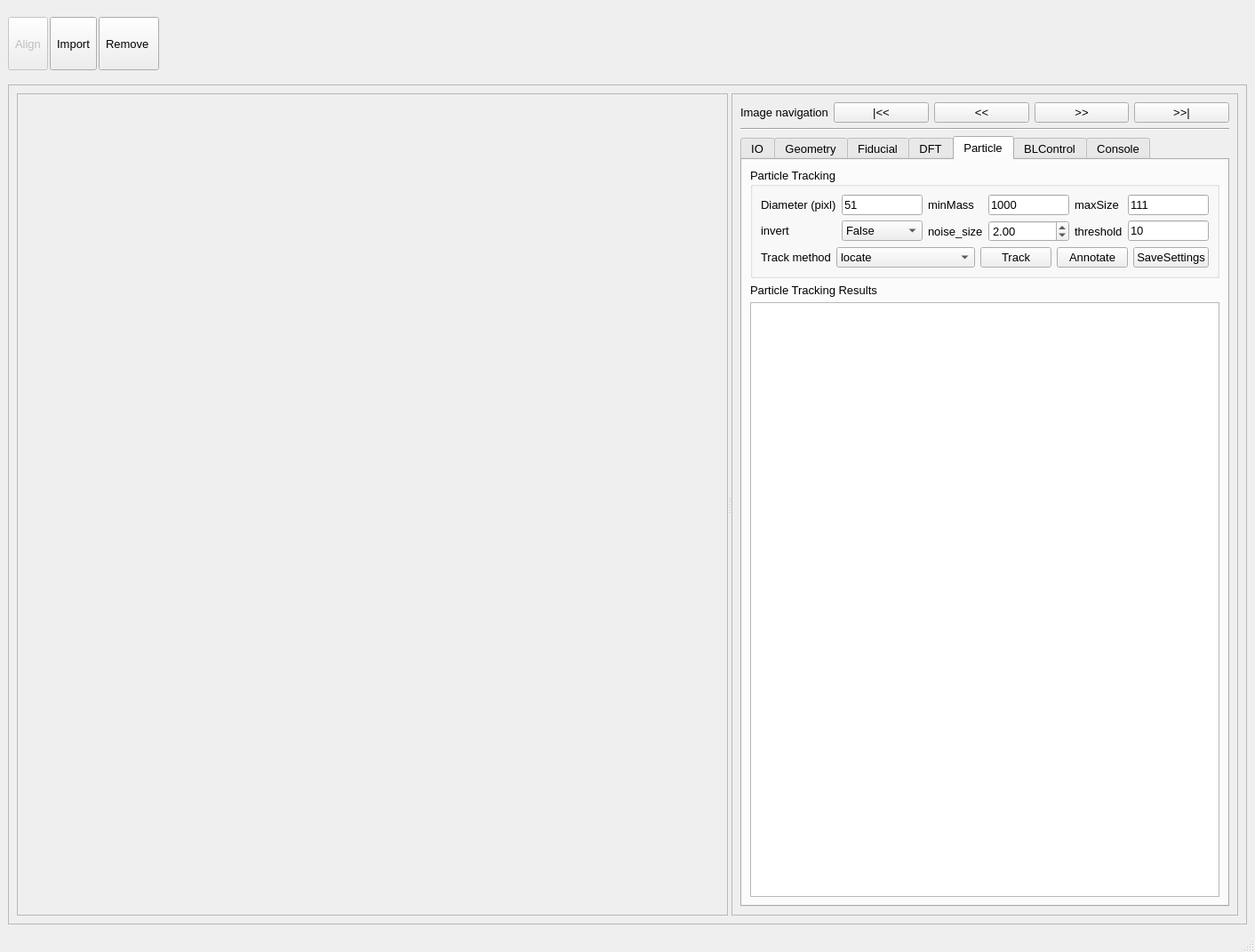
<?xml version="1.0" encoding="UTF-8"?>
<ui version="4.0">
 <class>MainWindow</class>
 <widget class="QMainWindow" name="MainWindow">
  <property name="geometry">
   <rect>
    <x>0</x>
    <y>0</y>
    <width>1412</width>
    <height>1071</height>
   </rect>
  </property>
  <property name="font">
   <font>
    <pointsize>10</pointsize>
   </font>
  </property>
  <property name="windowTitle">
   <string>MainWindow</string>
  </property>
  <widget class="QWidget" name="centralwidget">
   <layout class="QVBoxLayout" name="verticalLayout_2">
    <item>
     <widget class="QFrame" name="gb_list">
      <property name="sizePolicy">
       <sizepolicy hsizetype="Preferred" vsizetype="Fixed">
        <horstretch>0</horstretch>
        <verstretch>0</verstretch>
       </sizepolicy>
      </property>
      <property name="minimumSize">
       <size>
        <width>0</width>
        <height>0</height>
       </size>
      </property>
      <property name="maximumSize">
       <size>
        <width>16777215</width>
        <height>80</height>
       </size>
      </property>
      <layout class="QGridLayout" name="gridLayout_2">
       <property name="leftMargin">
        <number>0</number>
       </property>
       <property name="topMargin">
        <number>0</number>
       </property>
       <property name="rightMargin">
        <number>0</number>
       </property>
       <property name="bottomMargin">
        <number>0</number>
       </property>
       <property name="spacing">
        <number>2</number>
       </property>
       <item row="0" column="5">
        <spacer name="horizontalSpacer">
         <property name="orientation">
          <enum>Qt::Horizontal</enum>
         </property>
         <property name="sizeHint" stdset="0">
          <size>
           <width>40</width>
           <height>20</height>
          </size>
         </property>
        </spacer>
       </item>
       <item row="0" column="4">
        <widget class="QToolButton" name="bt_removeMenu">
         <property name="sizePolicy">
          <sizepolicy hsizetype="Preferred" vsizetype="Preferred">
           <horstretch>0</horstretch>
           <verstretch>0</verstretch>
          </sizepolicy>
         </property>
         <property name="minimumSize">
          <size>
           <width>0</width>
           <height>0</height>
          </size>
         </property>
         <property name="maximumSize">
          <size>
           <width>123890</width>
           <height>123890</height>
          </size>
         </property>
         <property name="text">
          <string>Remove </string>
         </property>
         <property name="icon">
          <iconset>
           <normaloff>icons/FileSystem/close_file_128x128.png</normaloff>icons/FileSystem/close_file_128x128.png</iconset>
         </property>
         <property name="iconSize">
          <size>
           <width>36</width>
           <height>36</height>
          </size>
         </property>
         <property name="popupMode">
          <enum>QToolButton::InstantPopup</enum>
         </property>
         <property name="toolButtonStyle">
          <enum>Qt::ToolButtonTextBesideIcon</enum>
         </property>
        </widget>
       </item>
       <item row="0" column="2">
        <widget class="QToolButton" name="bt_imageMenu">
         <property name="sizePolicy">
          <sizepolicy hsizetype="Preferred" vsizetype="Preferred">
           <horstretch>0</horstretch>
           <verstretch>0</verstretch>
          </sizepolicy>
         </property>
         <property name="minimumSize">
          <size>
           <width>0</width>
           <height>0</height>
          </size>
         </property>
         <property name="maximumSize">
          <size>
           <width>123890</width>
           <height>123890</height>
          </size>
         </property>
         <property name="text">
          <string>Import</string>
         </property>
         <property name="icon">
          <iconset>
           <normaloff>icons/FileSystem/new_file_128x128.png</normaloff>icons/FileSystem/new_file_128x128.png</iconset>
         </property>
         <property name="iconSize">
          <size>
           <width>36</width>
           <height>36</height>
          </size>
         </property>
         <property name="popupMode">
          <enum>QToolButton::InstantPopup</enum>
         </property>
         <property name="toolButtonStyle">
          <enum>Qt::ToolButtonTextBesideIcon</enum>
         </property>
         <property name="autoRaise">
          <bool>false</bool>
         </property>
        </widget>
       </item>
       <item row="0" column="1">
        <widget class="QToolButton" name="bt_alignMenu">
         <property name="enabled">
          <bool>false</bool>
         </property>
         <property name="sizePolicy">
          <sizepolicy hsizetype="Preferred" vsizetype="Preferred">
           <horstretch>0</horstretch>
           <verstretch>0</verstretch>
          </sizepolicy>
         </property>
         <property name="minimumSize">
          <size>
           <width>0</width>
           <height>0</height>
          </size>
         </property>
         <property name="maximumSize">
          <size>
           <width>123890</width>
           <height>60</height>
          </size>
         </property>
         <property name="text">
          <string>Align</string>
         </property>
         <property name="icon">
          <iconset>
           <normaloff>icons/Viewing/coordinates_128x128.png</normaloff>icons/Viewing/coordinates_128x128.png</iconset>
         </property>
         <property name="iconSize">
          <size>
           <width>36</width>
           <height>36</height>
          </size>
         </property>
         <property name="popupMode">
          <enum>QToolButton::InstantPopup</enum>
         </property>
         <property name="toolButtonStyle">
          <enum>Qt::ToolButtonTextBesideIcon</enum>
         </property>
        </widget>
       </item>
      </layout>
     </widget>
    </item>
    <item>
     <widget class="QFrame" name="frame">
      <property name="frameShape">
       <enum>QFrame::StyledPanel</enum>
      </property>
      <property name="frameShadow">
       <enum>QFrame::Raised</enum>
      </property>
      <layout class="QVBoxLayout" name="verticalLayout_4">
       <item>
        <widget class="QSplitter" name="splitter">
         <property name="orientation">
          <enum>Qt::Horizontal</enum>
         </property>
         <widget class="QFrame" name="frame_3">
          <property name="minimumSize">
           <size>
            <width>800</width>
            <height>0</height>
           </size>
          </property>
          <property name="frameShape">
           <enum>QFrame::StyledPanel</enum>
          </property>
          <property name="frameShadow">
           <enum>QFrame::Raised</enum>
          </property>
          <layout class="QHBoxLayout" name="horizontalLayout_2">
           <item>
            <layout class="QGridLayout" name="grid_alignment"/>
           </item>
           <item>
            <layout class="QGridLayout" name="graphics_layout">
             <property name="spacing">
              <number>2</number>
             </property>
            </layout>
           </item>
          </layout>
         </widget>
         <widget class="QFrame" name="frame_2">
          <property name="maximumSize">
           <size>
            <width>5000</width>
            <height>16777215</height>
           </size>
          </property>
          <property name="frameShape">
           <enum>QFrame::StyledPanel</enum>
          </property>
          <property name="frameShadow">
           <enum>QFrame::Raised</enum>
          </property>
          <layout class="QVBoxLayout" name="verticalLayout_3">
           <item>
            <layout class="QHBoxLayout" name="horizontalLayout_3">
             <item>
              <widget class="QLabel" name="label_2">
               <property name="sizePolicy">
                <sizepolicy hsizetype="Fixed" vsizetype="Preferred">
                 <horstretch>0</horstretch>
                 <verstretch>0</verstretch>
                </sizepolicy>
               </property>
               <property name="text">
                <string>Image navigation</string>
               </property>
              </widget>
             </item>
             <item>
              <widget class="QPushButton" name="pushButton_select_first">
               <property name="text">
                <string>|&lt;&lt;</string>
               </property>
              </widget>
             </item>
             <item>
              <widget class="QPushButton" name="pushButton_pre_img">
               <property name="text">
                <string>&lt;&lt;</string>
               </property>
              </widget>
             </item>
             <item>
              <widget class="QPushButton" name="pushButton_next_img">
               <property name="text">
                <string>&gt;&gt;</string>
               </property>
              </widget>
             </item>
             <item>
              <widget class="QPushButton" name="pushButton_select_last">
               <property name="text">
                <string>&gt;&gt;|</string>
               </property>
              </widget>
             </item>
            </layout>
           </item>
           <item>
            <widget class="Line" name="line">
             <property name="orientation">
              <enum>Qt::Horizontal</enum>
             </property>
            </widget>
           </item>
           <item>
            <widget class="QTabWidget" name="tabWidget">
             <property name="font">
              <font>
               <family>Arial</family>
               <pointsize>10</pointsize>
              </font>
             </property>
             <property name="currentIndex">
              <number>4</number>
             </property>
             <widget class="QWidget" name="tab">
              <attribute name="title">
               <string>IO</string>
              </attribute>
              <layout class="QVBoxLayout" name="verticalLayout_5">
               <item>
                <layout class="QGridLayout" name="gridLayout_renderTable">
                 <property name="spacing">
                  <number>0</number>
                 </property>
                </layout>
               </item>
              </layout>
             </widget>
             <widget class="QWidget" name="tab_5">
              <attribute name="title">
               <string>Geometry</string>
              </attribute>
              <layout class="QVBoxLayout" name="verticalLayout_6">
               <item>
                <widget class="QTabWidget" name="tabWidget_2">
                 <property name="enabled">
                  <bool>true</bool>
                 </property>
                 <property name="currentIndex">
                  <number>0</number>
                 </property>
                 <widget class="QWidget" name="tab_6">
                  <attribute name="title">
                   <string>Alignment and Positioning</string>
                  </attribute>
                  <layout class="QVBoxLayout" name="verticalLayout_9">
                   <item>
                    <layout class="QGridLayout" name="gridLayout_3">
                     <item row="2" column="4">
                      <widget class="QLineEdit" name="lineEdit_outl_z">
                       <property name="toolTip">
                        <string>[z0,z1]</string>
                       </property>
                       <property name="toolTipDuration">
                        <number>1</number>
                       </property>
                       <property name="readOnly">
                        <bool>true</bool>
                       </property>
                      </widget>
                     </item>
                     <item row="0" column="0">
                      <widget class="QLabel" name="label_3">
                       <property name="text">
                        <string>Pixel dimensions [µm]</string>
                       </property>
                      </widget>
                     </item>
                     <item row="0" column="1">
                      <widget class="QLineEdit" name="ent_dimx">
                       <property name="toolTip">
                        <string>x</string>
                       </property>
                       <property name="toolTipDuration">
                        <number>1</number>
                       </property>
                       <property name="whatsThis">
                        <string>x</string>
                       </property>
                       <property name="inputMask">
                        <string/>
                       </property>
                       <property name="maxLength">
                        <number>32767</number>
                       </property>
                      </widget>
                     </item>
                     <item row="0" column="2">
                      <widget class="QLineEdit" name="ent_dimy">
                       <property name="toolTip">
                        <string>y</string>
                       </property>
                       <property name="toolTipDuration">
                        <number>1</number>
                       </property>
                      </widget>
                     </item>
                     <item row="0" column="4">
                      <widget class="QLineEdit" name="ent_dimz">
                       <property name="toolTip">
                        <string>z</string>
                       </property>
                       <property name="toolTipDuration">
                        <number>1</number>
                       </property>
                      </widget>
                     </item>
                     <item row="3" column="1">
                      <widget class="QLineEdit" name="lineEdit_pxc_x">
                       <property name="readOnly">
                        <bool>true</bool>
                       </property>
                      </widget>
                     </item>
                     <item row="1" column="1">
                      <widget class="QLineEdit" name="lineEdit_cx"/>
                     </item>
                     <item row="5" column="1">
                      <widget class="QPushButton" name="pushButton_apply">
                       <property name="text">
                        <string>Apply</string>
                       </property>
                      </widget>
                     </item>
                     <item row="5" column="2">
                      <widget class="QPushButton" name="pushButton_save">
                       <property name="text">
                        <string>Save</string>
                       </property>
                      </widget>
                     </item>
                     <item row="1" column="0">
                      <widget class="QLabel" name="label_5">
                       <property name="text">
                        <string>center point (pixel unit)</string>
                       </property>
                      </widget>
                     </item>
                     <item row="5" column="4">
                      <widget class="QPushButton" name="pushButton_reset">
                       <property name="text">
                        <string>reset</string>
                       </property>
                      </widget>
                     </item>
                     <item row="3" column="2">
                      <widget class="QLineEdit" name="lineEdit_pxc_y">
                       <property name="readOnly">
                        <bool>true</bool>
                       </property>
                      </widget>
                     </item>
                     <item row="3" column="0">
                      <widget class="QLabel" name="label_4">
                       <property name="text">
                        <string>Pixel count</string>
                       </property>
                      </widget>
                     </item>
                     <item row="4" column="0">
                      <widget class="QLabel" name="label">
                       <property name="text">
                        <string>Rotation angle (deg)</string>
                       </property>
                      </widget>
                     </item>
                     <item row="2" column="2">
                      <widget class="QLineEdit" name="lineEdit_outl_y">
                       <property name="toolTip">
                        <string>[y0,y1]</string>
                       </property>
                       <property name="toolTipDuration">
                        <number>1</number>
                       </property>
                       <property name="readOnly">
                        <bool>true</bool>
                       </property>
                      </widget>
                     </item>
                     <item row="1" column="4">
                      <widget class="QLineEdit" name="lineEdit_cz"/>
                     </item>
                     <item row="3" column="4">
                      <widget class="QLineEdit" name="lineEdit_pxc_z">
                       <property name="readOnly">
                        <bool>true</bool>
                       </property>
                      </widget>
                     </item>
                     <item row="2" column="0">
                      <widget class="QLabel" name="label_6">
                       <property name="text">
                        <string>outline [µm]</string>
                       </property>
                      </widget>
                     </item>
                     <item row="4" column="1" colspan="4">
                      <widget class="QLineEdit" name="lineEdit_rot_angle"/>
                     </item>
                     <item row="2" column="1">
                      <widget class="QLineEdit" name="lineEdit_outl_x">
                       <property name="toolTip">
                        <string>[x0,x1]</string>
                       </property>
                       <property name="toolTipDuration">
                        <number>1</number>
                       </property>
                       <property name="readOnly">
                        <bool>true</bool>
                       </property>
                      </widget>
                     </item>
                     <item row="1" column="2">
                      <widget class="QLineEdit" name="lineEdit_cy"/>
                     </item>
                     <item row="6" column="0">
                      <widget class="QComboBox" name="comboBox_tweak_item">
                       <item>
                        <property name="text">
                         <string>x</string>
                        </property>
                       </item>
                       <item>
                        <property name="text">
                         <string>y</string>
                        </property>
                       </item>
                       <item>
                        <property name="text">
                         <string>rot</string>
                        </property>
                       </item>
                      </widget>
                     </item>
                     <item row="6" column="2">
                      <widget class="QDoubleSpinBox" name="doubleSpinBox_tweak_step">
                       <property name="decimals">
                        <number>1</number>
                       </property>
                       <property name="maximum">
                        <double>1000.000000000000000</double>
                       </property>
                       <property name="singleStep">
                        <double>0.500000000000000</double>
                       </property>
                      </widget>
                     </item>
                     <item row="6" column="1">
                      <widget class="QComboBox" name="comboBox_tweak_sign">
                       <item>
                        <property name="text">
                         <string>positive</string>
                        </property>
                       </item>
                       <item>
                        <property name="text">
                         <string>negative</string>
                        </property>
                       </item>
                      </widget>
                     </item>
                     <item row="6" column="4">
                      <widget class="QPushButton" name="pushButton_tweak_geo">
                       <property name="text">
                        <string>Tweak</string>
                       </property>
                      </widget>
                     </item>
                    </layout>
                   </item>
                   <item>
                    <spacer name="verticalSpacer_3">
                     <property name="orientation">
                      <enum>Qt::Vertical</enum>
                     </property>
                     <property name="sizeHint" stdset="0">
                      <size>
                       <width>20</width>
                       <height>40</height>
                      </size>
                     </property>
                    </spacer>
                   </item>
                  </layout>
                 </widget>
                 <widget class="QWidget" name="tab_marks">
                  <attribute name="title">
                   <string>Alignment Marks</string>
                  </attribute>
                  <layout class="QGridLayout" name="gridLayout_5">
                   <property name="leftMargin">
                    <number>4</number>
                   </property>
                   <property name="topMargin">
                    <number>4</number>
                   </property>
                   <property name="rightMargin">
                    <number>4</number>
                   </property>
                   <property name="bottomMargin">
                    <number>4</number>
                   </property>
                   <property name="spacing">
                    <number>2</number>
                   </property>
                   <item row="0" column="0">
                    <widget class="QLabel" name="lbl_alignment">
                     <property name="text">
                      <string>Placed Alignment Marks</string>
                     </property>
                    </widget>
                   </item>
                   <item row="1" column="0">
                    <widget class="QTableWidget" name="tbl_align">
                     <property name="rowCount">
                      <number>2</number>
                     </property>
                     <attribute name="horizontalHeaderCascadingSectionResizes">
                      <bool>false</bool>
                     </attribute>
                     <attribute name="horizontalHeaderMinimumSectionSize">
                      <number>300</number>
                     </attribute>
                     <attribute name="horizontalHeaderShowSortIndicator" stdset="0">
                      <bool>false</bool>
                     </attribute>
                     <attribute name="horizontalHeaderStretchLastSection">
                      <bool>true</bool>
                     </attribute>
                     <row/>
                     <row/>
                     <column>
                      <property name="text">
                       <string>Original Image Location [pix]</string>
                      </property>
                     </column>
                     <column>
                      <property name="text">
                       <string>New Sample Position [mm]</string>
                      </property>
                     </column>
                    </widget>
                   </item>
                  </layout>
                 </widget>
                </widget>
               </item>
              </layout>
             </widget>
             <widget class="QWidget" name="tab_2">
              <attribute name="title">
               <string>Fiducial</string>
              </attribute>
              <layout class="QVBoxLayout" name="verticalLayout_8">
               <item>
                <widget class="QLabel" name="lbl_general_info">
                 <property name="maximumSize">
                  <size>
                   <width>16777215</width>
                   <height>120</height>
                  </size>
                 </property>
                 <property name="frameShape">
                  <enum>QFrame::Box</enum>
                 </property>
                 <property name="frameShadow">
                  <enum>QFrame::Raised</enum>
                 </property>
                 <property name="text">
                  <string>Use the Alignment Marks tool to place TWO sets of alignment marks on the image to be aligned. For the best results, use features which are as far apart as possible, for example the diagonal corners at the opposite sides. Note that it is not possible to place the first point outside the boundaries of the image. Click &quot;Apply&quot; to perform the alignment.</string>
                 </property>
                 <property name="wordWrap">
                  <bool>true</bool>
                 </property>
                </widget>
               </item>
               <item>
                <widget class="QGroupBox" name="gb_alignment_mark_table">
                 <property name="maximumSize">
                  <size>
                   <width>16777215</width>
                   <height>16777215</height>
                  </size>
                 </property>
                 <property name="title">
                  <string>Placed Alignment Marks:</string>
                 </property>
                 <layout class="QGridLayout" name="gridLayout_8">
                  <item row="0" column="0">
                   <layout class="QGridLayout" name="grid_alignment_mark">
                    <property name="spacing">
                     <number>0</number>
                    </property>
                   </layout>
                  </item>
                 </layout>
                </widget>
               </item>
               <item>
                <layout class="QHBoxLayout" name="horizontalLayout">
                 <item>
                  <spacer name="horizontalSpacer_3">
                   <property name="orientation">
                    <enum>Qt::Horizontal</enum>
                   </property>
                   <property name="sizeHint" stdset="0">
                    <size>
                     <width>40</width>
                     <height>20</height>
                    </size>
                   </property>
                  </spacer>
                 </item>
                 <item>
                  <widget class="QPushButton" name="bt_reset_fiducial">
                   <property name="sizePolicy">
                    <sizepolicy hsizetype="Preferred" vsizetype="Fixed">
                     <horstretch>0</horstretch>
                     <verstretch>0</verstretch>
                    </sizepolicy>
                   </property>
                   <property name="text">
                    <string>Reset</string>
                   </property>
                   <property name="icon">
                    <iconset>
                     <normaloff>:/icon/refresh.png</normaloff>:/icon/refresh.png</iconset>
                   </property>
                  </widget>
                 </item>
                 <item>
                  <widget class="QPushButton" name="bt_align_fiducial">
                   <property name="sizePolicy">
                    <sizepolicy hsizetype="Fixed" vsizetype="Fixed">
                     <horstretch>0</horstretch>
                     <verstretch>0</verstretch>
                    </sizepolicy>
                   </property>
                   <property name="minimumSize">
                    <size>
                     <width>0</width>
                     <height>0</height>
                    </size>
                   </property>
                   <property name="text">
                    <string>Align</string>
                   </property>
                   <property name="icon">
                    <iconset>
                     <normaloff>:/icon/registration.png</normaloff>:/icon/registration.png</iconset>
                   </property>
                  </widget>
                 </item>
                </layout>
               </item>
               <item>
                <spacer name="verticalSpacer">
                 <property name="orientation">
                  <enum>Qt::Vertical</enum>
                 </property>
                 <property name="sizeHint" stdset="0">
                  <size>
                   <width>20</width>
                   <height>40</height>
                  </size>
                 </property>
                </spacer>
               </item>
              </layout>
             </widget>
             <widget class="QWidget" name="tab_3">
              <attribute name="title">
               <string>DFT</string>
              </attribute>
              <layout class="QVBoxLayout" name="verticalLayout_7">
               <item>
                <widget class="QLabel" name="label_11">
                 <property name="text">
                  <string>Attention: The reference image must contain the target image for the
 algorithm to function properly.</string>
                 </property>
                </widget>
               </item>
               <item>
                <layout class="QGridLayout" name="gridLayout">
                 <item row="0" column="1">
                  <widget class="QLineEdit" name="ent_target"/>
                 </item>
                 <item row="0" column="2">
                  <widget class="QPushButton" name="bt_add_target">
                   <property name="maximumSize">
                    <size>
                     <width>25</width>
                     <height>16777215</height>
                    </size>
                   </property>
                   <property name="text">
                    <string>+</string>
                   </property>
                  </widget>
                 </item>
                 <item row="0" column="0">
                  <widget class="QLabel" name="label_10">
                   <property name="text">
                    <string>Target</string>
                   </property>
                  </widget>
                 </item>
                 <item row="0" column="3">
                  <widget class="QPushButton" name="pushButton_roi_on_target">
                   <property name="text">
                    <string>select feature</string>
                   </property>
                  </widget>
                 </item>
                 <item row="1" column="0">
                  <widget class="QLabel" name="label_12">
                   <property name="text">
                    <string>Reference</string>
                   </property>
                  </widget>
                 </item>
                 <item row="1" column="1">
                  <widget class="QLineEdit" name="ent_ref"/>
                 </item>
                 <item row="1" column="2">
                  <widget class="QPushButton" name="bt_add_ref">
                   <property name="maximumSize">
                    <size>
                     <width>25</width>
                     <height>16777215</height>
                    </size>
                   </property>
                   <property name="text">
                    <string>+</string>
                   </property>
                  </widget>
                 </item>
                 <item row="1" column="3">
                  <widget class="QPushButton" name="pushButton_roi_on_reference">
                   <property name="text">
                    <string>select feature</string>
                   </property>
                  </widget>
                 </item>
                </layout>
               </item>
               <item>
                <layout class="QGridLayout" name="gridLayout_6">
                 <item row="0" column="1">
                  <widget class="QPushButton" name="bt_registration">
                   <property name="text">
                    <string>Register</string>
                   </property>
                  </widget>
                 </item>
                 <item row="0" column="2">
                  <widget class="QPushButton" name="pushButton_move">
                   <property name="text">
                    <string>move</string>
                   </property>
                  </widget>
                 </item>
                 <item row="0" column="0">
                  <spacer name="horizontalSpacer_2">
                   <property name="orientation">
                    <enum>Qt::Horizontal</enum>
                   </property>
                   <property name="sizeHint" stdset="0">
                    <size>
                     <width>40</width>
                     <height>20</height>
                    </size>
                   </property>
                  </spacer>
                 </item>
                </layout>
               </item>
               <item>
                <widget class="QLabel" name="label_13">
                 <property name="text">
                  <string>DFT registration results</string>
                 </property>
                </widget>
               </item>
               <item>
                <widget class="QTextEdit" name="textEdit"/>
               </item>
              </layout>
             </widget>
             <widget class="QWidget" name="tab_8">
              <attribute name="title">
               <string>Particle</string>
              </attribute>
              <layout class="QVBoxLayout" name="verticalLayout_11">
               <item>
                <widget class="QGroupBox" name="groupBox">
                 <property name="title">
                  <string>Particle Tracking</string>
                 </property>
                 <layout class="QVBoxLayout" name="verticalLayout_10">
                  <item>
                   <layout class="QGridLayout" name="gridLayout_4">
                    <item row="0" column="1">
                     <widget class="QLineEdit" name="lineEdit_diameter">
                      <property name="inputMask">
                       <string/>
                      </property>
                      <property name="text">
                       <string>51</string>
                      </property>
                     </widget>
                    </item>
                    <item row="0" column="0">
                     <widget class="QLabel" name="label_8">
                      <property name="sizePolicy">
                       <sizepolicy hsizetype="Fixed" vsizetype="Preferred">
                        <horstretch>0</horstretch>
                        <verstretch>0</verstretch>
                       </sizepolicy>
                      </property>
                      <property name="text">
                       <string>Diameter (pixl)</string>
                      </property>
                     </widget>
                    </item>
                    <item row="0" column="2">
                     <widget class="QLabel" name="label_9">
                      <property name="sizePolicy">
                       <sizepolicy hsizetype="Fixed" vsizetype="Preferred">
                        <horstretch>0</horstretch>
                        <verstretch>0</verstretch>
                       </sizepolicy>
                      </property>
                      <property name="text">
                       <string>minMass</string>
                      </property>
                     </widget>
                    </item>
                    <item row="0" column="4">
                     <widget class="QLabel" name="label_14">
                      <property name="sizePolicy">
                       <sizepolicy hsizetype="Fixed" vsizetype="Preferred">
                        <horstretch>0</horstretch>
                        <verstretch>0</verstretch>
                       </sizepolicy>
                      </property>
                      <property name="text">
                       <string>maxSize</string>
                      </property>
                     </widget>
                    </item>
                    <item row="1" column="1">
                     <widget class="QComboBox" name="comboBox_invert">
                      <item>
                       <property name="text">
                        <string>False</string>
                       </property>
                      </item>
                      <item>
                       <property name="text">
                        <string>True</string>
                       </property>
                      </item>
                     </widget>
                    </item>
                    <item row="0" column="5">
                     <widget class="QLineEdit" name="lineEdit_maxsize">
                      <property name="text">
                       <string>111</string>
                      </property>
                     </widget>
                    </item>
                    <item row="1" column="0">
                     <widget class="QLabel" name="label_15">
                      <property name="sizePolicy">
                       <sizepolicy hsizetype="Fixed" vsizetype="Fixed">
                        <horstretch>0</horstretch>
                        <verstretch>0</verstretch>
                       </sizepolicy>
                      </property>
                      <property name="text">
                       <string>invert</string>
                      </property>
                     </widget>
                    </item>
                    <item row="0" column="3">
                     <widget class="QLineEdit" name="lineEdit_minmass">
                      <property name="text">
                       <string>1000</string>
                      </property>
                     </widget>
                    </item>
                    <item row="1" column="2">
                     <widget class="QLabel" name="label_16">
                      <property name="text">
                       <string>noise_size</string>
                      </property>
                     </widget>
                    </item>
                    <item row="1" column="4">
                     <widget class="QLabel" name="label_17">
                      <property name="text">
                       <string>threshold</string>
                      </property>
                     </widget>
                    </item>
                    <item row="1" column="5">
                     <widget class="QLineEdit" name="lineEdit_threshold">
                      <property name="text">
                       <string>10</string>
                      </property>
                     </widget>
                    </item>
                    <item row="1" column="3">
                     <widget class="QDoubleSpinBox" name="doubleSpinBox_noise_size">
                      <property name="value">
                       <double>2.000000000000000</double>
                      </property>
                     </widget>
                    </item>
                   </layout>
                  </item>
                  <item>
                   <layout class="QHBoxLayout" name="horizontalLayout_4">
                    <item>
                     <spacer name="horizontalSpacer_4">
                      <property name="orientation">
                       <enum>Qt::Horizontal</enum>
                      </property>
                      <property name="sizeHint" stdset="0">
                       <size>
                        <width>40</width>
                        <height>20</height>
                       </size>
                      </property>
                     </spacer>
                    </item>
                    <item>
                     <widget class="QLabel" name="label_18">
                      <property name="text">
                       <string>Track method</string>
                      </property>
                     </widget>
                    </item>
                    <item>
                     <widget class="QComboBox" name="comboBox_locate_method">
                      <item>
                       <property name="text">
                        <string>locate</string>
                       </property>
                      </item>
                      <item>
                       <property name="text">
                        <string>locate_brightfield_ring</string>
                       </property>
                      </item>
                     </widget>
                    </item>
                    <item>
                     <widget class="QPushButton" name="pushButton_locate">
                      <property name="text">
                       <string>Track</string>
                      </property>
                     </widget>
                    </item>
                    <item>
                     <widget class="QPushButton" name="pushButton_annotate_particle">
                      <property name="text">
                       <string>Annotate</string>
                      </property>
                     </widget>
                    </item>
                    <item>
                     <widget class="QPushButton" name="pushButton_save_locate_settings">
                      <property name="text">
                       <string>SaveSettings</string>
                      </property>
                     </widget>
                    </item>
                   </layout>
                  </item>
                 </layout>
                </widget>
               </item>
               <item>
                <widget class="QLabel" name="label_7">
                 <property name="text">
                  <string>Particle Tracking Results</string>
                 </property>
                </widget>
               </item>
               <item>
                <widget class="QTableView" name="tableView_particle_info">
                 <property name="sortingEnabled">
                  <bool>true</bool>
                 </property>
                </widget>
               </item>
              </layout>
             </widget>
             <widget class="QWidget" name="tab_7">
              <attribute name="title">
               <string>BLControl</string>
              </attribute>
             </widget>
             <widget class="QWidget" name="tab_4">
              <attribute name="title">
               <string>Console</string>
              </attribute>
              <layout class="QVBoxLayout" name="verticalLayout">
               <item>
                <widget class="TerminalWidget" name="widget_terminal" native="true"/>
               </item>
              </layout>
             </widget>
            </widget>
           </item>
          </layout>
         </widget>
        </widget>
       </item>
      </layout>
     </widget>
    </item>
   </layout>
  </widget>
  <widget class="QMenuBar" name="menubar">
   <property name="geometry">
    <rect>
     <x>0</x>
     <y>0</y>
     <width>1412</width>
     <height>21</height>
    </rect>
   </property>
  </widget>
  <widget class="QStatusBar" name="statusbar"/>
 </widget>
 <customwidgets>
  <customwidget>
   <class>TerminalWidget</class>
   <extends>QWidget</extends>
   <header>terminal_widget.h</header>
   <container>1</container>
  </customwidget>
 </customwidgets>
 <resources>
  <include location="../../../../imregdesy/src/ui/resources_icon_library.qrc"/>
 </resources>
 <connections/>
</ui>
